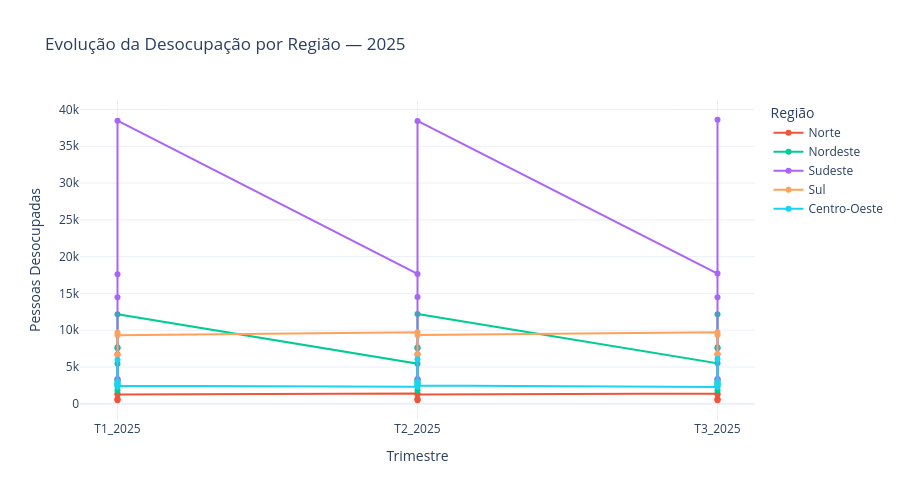

Notebook code cell kept with this figure:
### Markdown cell above
## Funcionamento do Dashboard

Nesta visualização, analisamos a evolução do número de pessoas desocupadas no Brasil ao longo dos trimestres de 2025, segmentadas por região.

O gráfico apresenta uma comparação temporal clara entre as regiões, permitindo observar padrões de crescimento, estabilidade ou retração da desocupação ao longo do período analisado.

A visualização inclui:

- Eixo X: Trimestres disponíveis no dataset (T1_2025, T2_2025, T3_2025)
- Eixo Y: Total de pessoas desocupadas
- Cores: Cada cor representa uma região brasileira
- Marcadores: Pontos em cada trimestre, facilitando a leitura das variações

Essa abordagem permite comparar tendências regionais, identificar picos ou quedas na desocupação e compreender diferenças estruturais entre as regiões ao longo do tempo, utilizando **visualizações estáticas geradas com Plotly, compatíveis com a renderização no GitHub**.

### Code cell
# 🖥️ Evolução da Desocupação por Região — 2025 (Gráfico Estático para GitHub)

import plotly.express as px

print("🖥️ Gerando gráfico de evolução da desocupação por região (2025)...")

# ---------------------------------------------------
# 🔹 Preparação da base
# ---------------------------------------------------
# Excluir linha agregada do Brasil para análise regional
df_vis = df[df["Região"] != "Brasil"].copy()

# Garantir ordenação correta dos trimestres
ordem_trimestres = ["T1_2025", "T2_2025", "T3_2025"]
df_vis["Trimestre"] = pd.Categorical(
    df_vis["Trimestre"],
    categories=ordem_trimestres,
    ordered=True
)

# ---------------------------------------------------
# 📈 Gráfico de linhas — Evolução trimestral
# ---------------------------------------------------
fig = px.line(
    df_vis,
    x="Trimestre",
    y="Total_Pessoas",   # ✅ coluna padronizada do projeto
    color="Região",
    markers=True,
    title="Evolução da Desocupação por Região — 2025"
)

# Ajustes visuais
fig.update_layout(
    xaxis_title="Trimestre",
    yaxis_title="Pessoas Desocupadas",
    legend_title_text="Região",
    template="plotly_white",
    height=500
)

# ---------------------------------------------------
# 🔒 Exportação estática (ESSENCIAL para GitHub)
# ---------------------------------------------------
fig.write_image("grafico_evolucao_desocupacao_regiao_2025.png")

# Visualização local (opcional — não usada pelo GitHub)
fig.show()

### Figure 1 — Plotly figure (JSON) as saved in the notebook; plotly's stock layout.template omitted (floating-point values rounded to 4 significant figures)
{"data": [{"hovertemplate": "Região=Norte<br>Trimestre=%{x}<br>Total_Pessoas=%{y}<extra></extra>", "legendgroup": "Norte", "line": {"color": "#EF553B", "dash": "solid"}, "marker": {"symbol": "circle"}, "mode": "lines+markers", "name": "Norte", "orientation": "v", "showlegend": true, "type": "scatter", "x": ["T1_2025", "T1_2025", "T1_2025", "T1_2025", "T1_2025", "T1_2025", "T1_2025", "T2_2025", "T2_2025", "T2_2025", "T2_2025", "T2_2025", "T2_2025", "T2_2025", "T3_2025", "T3_2025", "T3_2025", "T3_2025", "T3_2025", "T3_2025", "T3_2025"], "xaxis": "x", "y": [1397, 654, 3202, 480, 6743, 605, 1252, 1392, 653, 3226, 486, 6748, 612, 1247, 1389, 661, 3220, 494, 6740, 621, 1254], "yaxis": "y"}, {"hovertemplate": "Região=Nordeste<br>Trimestre=%{x}<br>Total_Pessoas=%{y}<extra></extra>", "legendgroup": "Nordeste", "line": {"color": "#00cc96", "dash": "solid"}, "marker": {"symbol": "circle"}, "mode": "lines+markers", "name": "Nordeste", "orientation": "v", "showlegend": true, "type": "scatter", "x": ["T1_2025", "T1_2025", "T1_2025", "T1_2025", "T1_2025", "T1_2025", "T1_2025", "T1_2025", "T1_2025", "T2_2025", "T2_2025", "T2_2025", "T2_2025", "T2_2025", "T2_2025", "T2_2025", "T2_2025", "T2_2025", "T3_2025", "T3_2025", "T3_2025", "T3_2025", "T3_2025", "T3_2025", "T3_2025", "T3_2025", "T3_2025"], "xaxis": "x", "y": [5442, 2705, 7559, 2869, 3298, 7671, 2538, 1847, 12180, 5449, 2714, 7536, 2887, 3312, 7691, 2534, 1836, 12210, 5494, 2710, 7557, 2873, 3321, 7680, 2538, 1840, 12167], "yaxis": "y"}, {"hovertemplate": "Região=Sudeste<br>Trimestre=%{x}<br>Total_Pessoas=%{y}<extra></extra>", "legendgroup": "Sudeste", "line": {"color": "#ab63fa", "dash": "solid"}, "marker": {"symbol": "circle"}, "mode": "lines+markers", "name": "Sudeste", "orientation": "v", "showlegend": true, "type": "scatter", "x": ["T1_2025", "T1_2025", "T1_2025", "T1_2025", "T2_2025", "T2_2025", "T2_2025", "T2_2025", "T3_2025", "T3_2025", "T3_2025", "T3_2025"], "xaxis": "x", "y": [17612, 3352, 14489, 38479, 17651, 3366, 14520, 38441, 17699, 3372, 14486, 38601], "yaxis": "y"}, {"hovertemplate": "Região=Sul<br>Trimestre=%{x}<br>Total_Pessoas=%{y}<extra></extra>", "legendgroup": "Sul", "line": {"color": "#FFA15A", "dash": "solid"}, "marker": {"symbol": "circle"}, "mode": "lines+markers", "name": "Sul", "orientation": "v", "showlegend": true, "type": "scatter", "x": ["T1_2025", "T1_2025", "T1_2025", "T2_2025", "T2_2025", "T2_2025", "T3_2025", "T3_2025", "T3_2025"], "xaxis": "x", "y": [9698, 6666, 9319, 9720, 6700, 9337, 9724, 6750, 9354], "yaxis": "y"}, {"hovertemplate": "Região=Centro-Oeste<br>Trimestre=%{x}<br>Total_Pessoas=%{y}<extra></extra>", "legendgroup": "Centro-Oeste", "line": {"color": "#19d3f3", "dash": "solid"}, "marker": {"symbol": "circle"}, "mode": "lines+markers", "name": "Centro-Oeste", "orientation": "v", "showlegend": true, "type": "scatter", "x": ["T1_2025", "T1_2025", "T1_2025", "T1_2025", "T2_2025", "T2_2025", "T2_2025", "T2_2025", "T3_2025", "T3_2025", "T3_2025", "T3_2025"], "xaxis": "x", "y": [2275, 2982, 5987, 2462, 2300, 2986, 6051, 2477, 2288, 3004, 6083, 2491], "yaxis": "y"}], "layout": {"height": 500, "legend": {"title": {"text": "Região"}, "tracegroupgap": 0}, "title": {"text": "Evolução da Desocupação por Região — 2025"}, "xaxis": {"anchor": "y", "domain": [0, 1], "title": {"text": "Trimestre"}}, "yaxis": {"anchor": "x", "domain": [0, 1], "title": {"text": "Pessoas Desocupadas"}}}}
